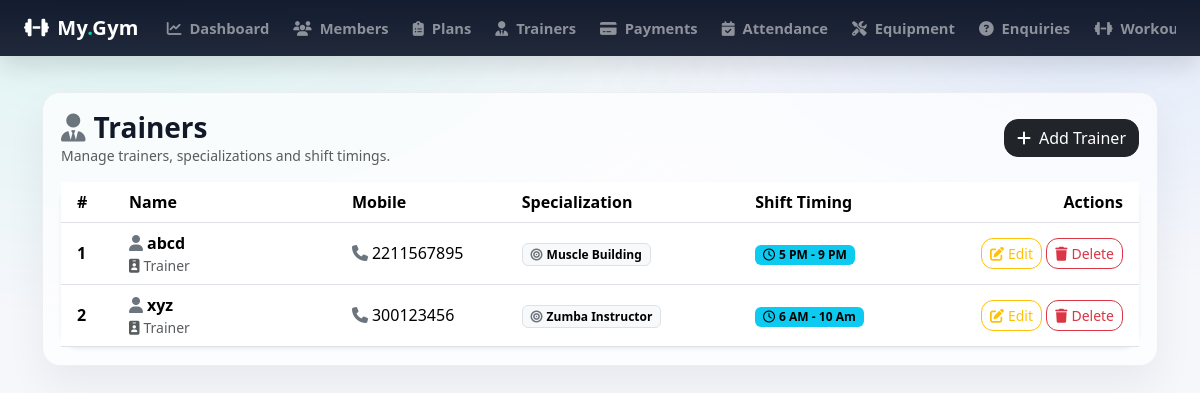
The app's page /admin_trainers/ (signed in) with its own data.
### gymapp/models.py (models this page shows, shortened)
class Trainer(models.Model):
    name = models.CharField(max_length=100)
    mobile = models.BigIntegerField()
    specialization = models.CharField(max_length=200)
    shift_timing = models.CharField(max_length=200)

### gymapp/views.py (the view)
# urls.py: path('admin_trainers/', admin_trainers_list, name='admin_trainers_list'),
@admin_required
def admin_trainers_list(request):
    trainers = Trainer.objects.all().order_by('name') # Order trainers by name
    return render(request, 'admin_trainers_list.html', {'trainers': trainers})

### gymapp/views.py (called while the page is built)
def admin_required(view_func):
    @wraps(view_func)
    def wrapper(request, *args, **kwargs):
        if not request.user.is_authenticated or getattr(request.user, 'role', None) != 'ADMIN':
            messages.error(request, "You must be an admin to access this page.")
            return redirect('admin_login')
        return view_func(request, *args, **kwargs)
    return wrapper

### gymapp/templates/admin_trainers_list.html (shortened to what this page needs)
{% extends 'base.html' %}
{% block content %}
<div class="d-flex flex-wrap justify-content-between align-items-center gap-2 mb-3">
    <div>
        <h3 class="mb-0 fw-bold">
            <i class="fa-solid fa-user-tie me-2 text-secondary"></i>Trainers
        </h3>
        <div class="text-muted small">Manage trainers, specializations and shift timings.</div>
    </div>
    <a href="{% url 'admin_trainer_add' %}" class="btn btn-dark" style="border-radius:14px;">
        <i class="fa-solid fa-plus me-2"></i>Add Trainer
    </a>
</div>
<div class="card border-0 shadow-sm" style="border-radius:18px;">
    <div class="card-body p-0">
        <div class="table-responsive">
            <table class="table table-hover align-middle mb-0">
                <thead style="background: rgba(15,23,42,.98); color:#fff;">
                <tr>
                    <th class="ps-3" style="width:60px;">#</th>
                    <th style="min-width:210px;">Name</th>
                    <th style="min-width:160px;">Mobile</th>
                    <th style="min-width:220px;">Specialization</th>
                    <th style="min-width:190px;">Shift Timing</th>
                    <th class="text-end pe-3" style="width:190px;">Actions</th>
                </tr>
                </thead>
                <tbody>
                {% for t in trainers %}
                    <tr>
                        <td class="ps-3 fw-semibold">{{ forloop.counter }}</td>
                        <td>
                            <div class="fw-semibold">
                                <i class="fa-solid fa-user me-1 text-secondary"></i>{{ t.name }}
                            </div>
                            <div class="small text-muted">
                                <i class="fa-solid fa-id-badge me-1"></i>Trainer
                            </div>
                        </td>
                        <td class="text-nowrap">
                            {% if t.mobile %}
                                <i class="fa-solid fa-phone me-1 text-secondary"></i>{{ t.mobile }}
                            {% else %}
                                <span class="text-muted">-</span>
                            {% endif %}
                        </td>
                        <td>
                            {% if t.specialization %}
                                <span class="badge text-bg-light border">
                                    <i class="fa-solid fa-bullseye me-1 text-secondary"></i>{{ t.specialization }}
                                </span>
                            {% else %}
                                <span class="text-muted">-</span>
                            {% endif %}
                        </td>
                        <td class="text-nowrap">
                            {% if t.shift_timing %}
                                <span class="badge text-bg-info">
                                    <i class="fa-regular fa-clock me-1"></i>{{ t.shift_timing }}
                                </span>
                            {% else %}
                                <span class="text-muted">-</span>
                            {% endif %}
                        </td>
                        <td class="text-end pe-3">
                            <a href="{% url 'admin_trainer_edit' t.id %}"
                               class="btn btn-sm btn-outline-warning"
                               style="border-radius:12px;">
                                <i class="fa-solid fa-pen-to-square me-1"></i>Edit
                            </a>
                            <form method="post" action="{% url 'admin_trainer_delete' t.id %}"
                                  class="d-inline-block">
                                <button class="btn btn-sm btn-outline-danger"
                                        style="border-radius:12px;"
                                        onclick="return confirm('Delete this trainer?');">
                                    <i class="fa-solid fa-trash me-1"></i>Delete
                                </button>
                            </form>
                        </td>
                    </tr>
                {% endfor %}
                </tbody>
            </table>
        </div>
    </div>
</div>
{% endblock %}

### gymapp/templates/base.html (style rules this page uses)
:root { --brand: #00d1b2; --dark-2: #0f172a; --card: #ffffff; --muted: #6b7280; }
body { background: radial-gradient(1200px 600px at 10% 0%, rgba(0, 209, 178, .10), transparent 55%), radial-gradient(900px 450px at 90% 10%, rgba(59, 130, 246, .10), transparent 55%), #f6f7fb; color: #111827; }

### records on screen
Trainer: name "abcd", mobile "2211567895", specialization "Muscle Building", shift_timing "5 PM - 9 PM"
Trainer: name "xyz", mobile "300123456", specialization "Zumba Instructor", shift_timing "6 AM - 10 Am"
